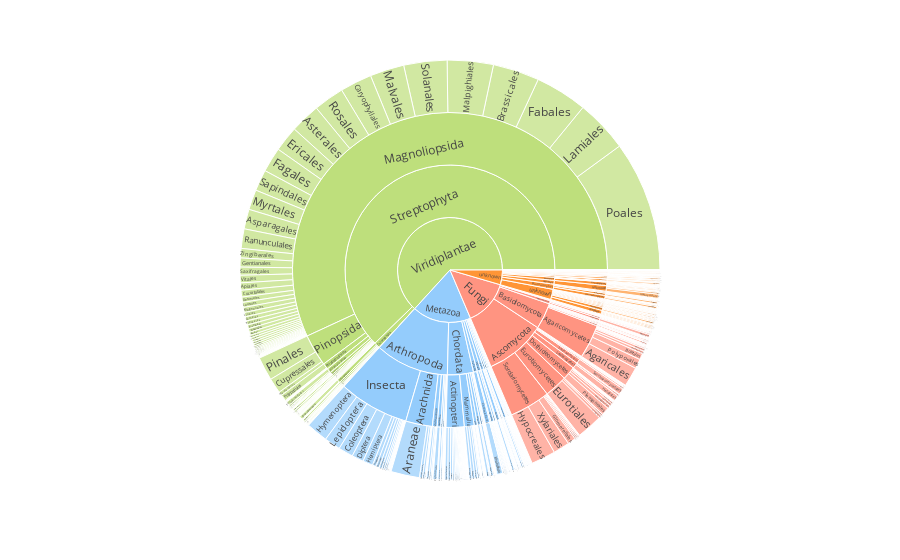

The code cell stored with this chart in its notebook:
### Code cell
#fig = px.sunburst(euk_df, path=['superkingdom','kingdom', 'phylum','class','order','family','genus','species'])
fig = px.sunburst(euk_df, path=['kingdom', 'phylum','class','order'],  color='kingdom', color_discrete_map=eukaryota_color_map)
fig.show()

### Figure 1 — Plotly figure (JSON) as saved in the notebook; plotly's stock layout.template omitted (floating-point values rounded to 4 significant figures; data arrays with more than 128 entries replaced by an {"elided": "..."} marker saying what was removed)
{"data": [{"branchvalues": "total", "customdata": {"elided": "1088x1 str values"}, "domain": {"x": [0, 1], "y": [0, 1]}, "hovertemplate": "labels=%{label}<br>count=%{value}<br>parent=%{parent}<br>id=%{id}<br>kingdom=%{customdata[0]}<extra></extra>", "ids": {"elided": "1088 str values"}, "labels": {"elided": "1088 str values"}, "marker": {"colors": {"elided": "1088 str values"}}, "name": "", "parents": {"elided": "1088 str values"}, "type": "sunburst", "values": {"elided": "1088 int values"}}], "layout": {"autosize": true, "legend": {"tracegroupgap": 0}, "margin": {"t": 60}}}
